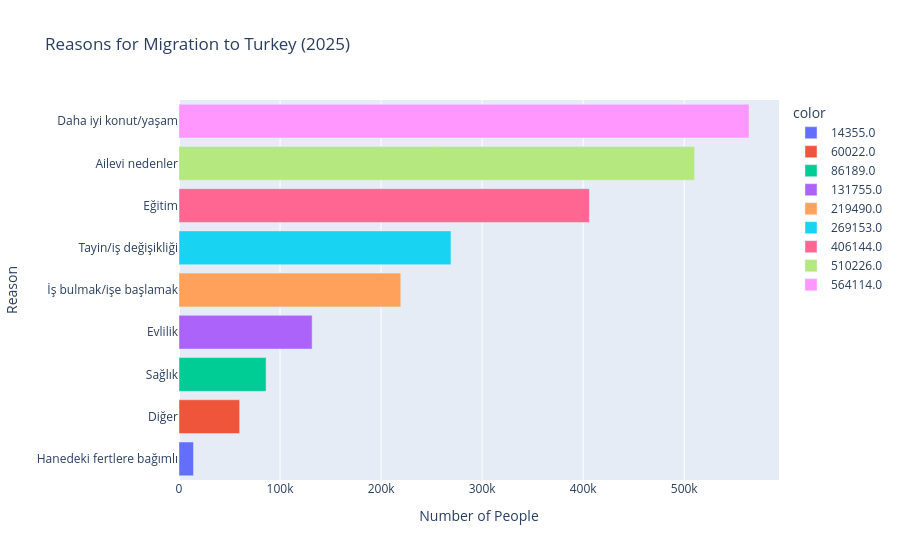

Notebook cell for this chart:
### Code cell
import pandas as pd
import plotly.express as px

df = pd.read_excel("Göç etme nedenine göre illerin aldığı göç.xls", skiprows=4, header=None)
df.columns = [
    "İl", "Toplam", "Tayin/iş değişikliği", "İş bulmak/işe başlamak",
    "Eğitim", "Evlilik", "Ailevi nedenler", "Daha iyi konut/yaşam",
    "Sağlık", "Hanedeki fertlere bağımlı", "Diğer", "Bilinmeyen",
    "Sütun12", "Sütun13"
]

turkey = df[df["İl"] == "Toplam-Total"].iloc[0]
turkey_data = turkey[2:].drop(["Bilinmeyen", "Sütun12", "Sütun13"])
turkey_data = turkey_data.sort_values(ascending=True)

fig = px.bar(
    x=turkey_data.values,
    y=turkey_data.index,
    orientation="h",
    title="Reasons for Migration to Turkey (2025)",
    labels={"x": "Number of People", "y": "Reason"},
    color=turkey_data.values,
    color_continuous_scale="Viridis"
)
fig.show()

### Figure 1 — Plotly figure (JSON) as saved in the notebook; plotly's stock layout.template omitted (floating-point values rounded to 4 significant figures)
{"data": [{"hovertemplate": "color=14355.0<br>Number of People=%{x}<br>Reason=%{y}<extra></extra>", "legendgroup": "14355.0", "marker": {"color": "#636efa", "pattern": {"shape": ""}}, "name": "14355.0", "orientation": "h", "showlegend": true, "textposition": "auto", "type": "bar", "x": [14355], "xaxis": "x", "y": ["Hanedeki fertlere bağımlı"], "yaxis": "y"}, {"hovertemplate": "color=60022.0<br>Number of People=%{x}<br>Reason=%{y}<extra></extra>", "legendgroup": "60022.0", "marker": {"color": "#EF553B", "pattern": {"shape": ""}}, "name": "60022.0", "orientation": "h", "showlegend": true, "textposition": "auto", "type": "bar", "x": [60022], "xaxis": "x", "y": ["Diğer"], "yaxis": "y"}, {"hovertemplate": "color=86189.0<br>Number of People=%{x}<br>Reason=%{y}<extra></extra>", "legendgroup": "86189.0", "marker": {"color": "#00cc96", "pattern": {"shape": ""}}, "name": "86189.0", "orientation": "h", "showlegend": true, "textposition": "auto", "type": "bar", "x": [86189], "xaxis": "x", "y": ["Sağlık"], "yaxis": "y"}, {"hovertemplate": "color=131755.0<br>Number of People=%{x}<br>Reason=%{y}<extra></extra>", "legendgroup": "131755.0", "marker": {"color": "#ab63fa", "pattern": {"shape": ""}}, "name": "131755.0", "orientation": "h", "showlegend": true, "textposition": "auto", "type": "bar", "x": [131755], "xaxis": "x", "y": ["Evlilik"], "yaxis": "y"}, {"hovertemplate": "color=219490.0<br>Number of People=%{x}<br>Reason=%{y}<extra></extra>", "legendgroup": "219490.0", "marker": {"color": "#FFA15A", "pattern": {"shape": ""}}, "name": "219490.0", "orientation": "h", "showlegend": true, "textposition": "auto", "type": "bar", "x": [219490], "xaxis": "x", "y": ["İş bulmak/işe başlamak"], "yaxis": "y"}, {"hovertemplate": "color=269153.0<br>Number of People=%{x}<br>Reason=%{y}<extra></extra>", "legendgroup": "269153.0", "marker": {"color": "#19d3f3", "pattern": {"shape": ""}}, "name": "269153.0", "orientation": "h", "showlegend": true, "textposition": "auto", "type": "bar", "x": [269153], "xaxis": "x", "y": ["Tayin/iş değişikliği"], "yaxis": "y"}, {"hovertemplate": "color=406144.0<br>Number of People=%{x}<br>Reason=%{y}<extra></extra>", "legendgroup": "406144.0", "marker": {"color": "#FF6692", "pattern": {"shape": ""}}, "name": "406144.0", "orientation": "h", "showlegend": true, "textposition": "auto", "type": "bar", "x": [406144], "xaxis": "x", "y": ["Eğitim"], "yaxis": "y"}, {"hovertemplate": "color=510226.0<br>Number of People=%{x}<br>Reason=%{y}<extra></extra>", "legendgroup": "510226.0", "marker": {"color": "#B6E880", "pattern": {"shape": ""}}, "name": "510226.0", "orientation": "h", "showlegend": true, "textposition": "auto", "type": "bar", "x": [510226], "xaxis": "x", "y": ["Ailevi nedenler"], "yaxis": "y"}, {"hovertemplate": "color=564114.0<br>Number of People=%{x}<br>Reason=%{y}<extra></extra>", "legendgroup": "564114.0", "marker": {"color": "#FF97FF", "pattern": {"shape": ""}}, "name": "564114.0", "orientation": "h", "showlegend": true, "textposition": "auto", "type": "bar", "x": [564114], "xaxis": "x", "y": ["Daha iyi konut/yaşam"], "yaxis": "y"}], "layout": {"barmode": "relative", "legend": {"title": {"text": "color"}, "tracegroupgap": 0}, "title": {"text": "Reasons for Migration to Turkey (2025)"}, "xaxis": {"anchor": "y", "domain": [0, 1], "title": {"text": "Number of People"}}, "yaxis": {"anchor": "x", "domain": [0, 1], "title": {"text": "Reason"}}}}
